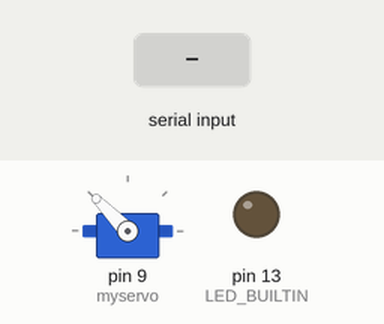
This sketch was run on a simulated Arduino Uno, built with avr-gcc and run on an emulated ATmega328P. On the bench: servo, output pins drawn as LEDs (lit = HIGH). Inputs (shaded band) come from the test bench. What the sketch prints to the serial monitor is not drawn.

Above: at 1.2 s.
1.3 s: byte 30 received over Serial
At 2.8 s:
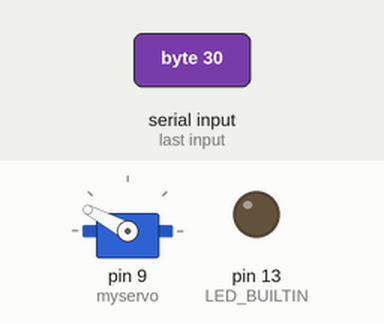
4.3 s: byte 90 received over Serial
At 5.8 s:
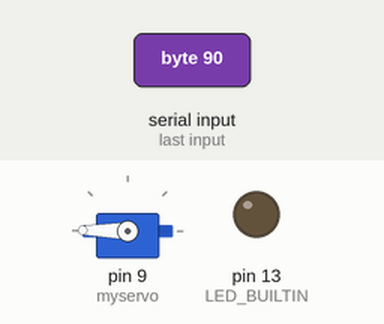
7.3 s: byte 120 received over Serial
At 10.8 s:
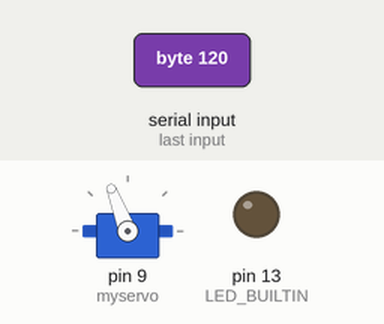
Timing chart, 0 to 22.3 s (numbered marks = the images above; inputs shaded):
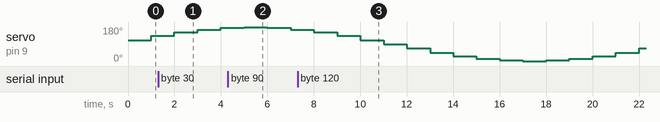

The sketch:

serial_0_2.ino
```cpp
#include "Adafruit_VL53L0X.h"
#include "Servo.h"


// Sinais de controle
float sinal_ctrl = 0;
float sinal_ref = 0;
float sinal_measure = 0;

// Timing control
unsigned long millisTask = 0;

// Sensor
Adafruit_VL53L0X lox = Adafruit_VL53L0X();

// Atuador
Servo myservo;

void setup() {
  // put your setup code here, to run once:

  pinMode(LED_BUILTIN, OUTPUT);
  digitalWrite(LED_BUILTIN, HIGH);

  // Setup Serial
  Serial.begin(9600);
  while (! Serial) {}

  // Setup Sensor
  while (!lox.begin()) {};
  lox.startRangeContinuous();

  // Setup Servo
  myservo.attach(9);
  myservo.write(0);

  digitalWrite(LED_BUILTIN, LOW);

}

void loop() {
  if (Serial.available() > 0) sinal_ref = (float) Serial.read();

  if(millis() >= millisTask){
    // Leitura sincrona do sensor
    sinal_measure += 15;
    if (sinal_measure >= 360) sinal_measure = 0;

    // Controle
    sinal_ctrl = map(sin(radians(sinal_measure))*100, -100, 100, 0, 179);

    // Ativacao do motor
    myservo.write(sinal_ctrl);

    // Tratamento de dados
    int t = (int)sinal_measure;
    int x = (int)sinal_ctrl;
    int y = (int)sinal_ref;
    Serial.write((byte*)&t, sizeof(t));
    Serial.write((byte*)&x, sizeof(x));
    Serial.write((byte*)&y, sizeof(y));

    // Necessary auxiliar methods
    millisTask = millisTask + 1000UL;
  }
}
```
